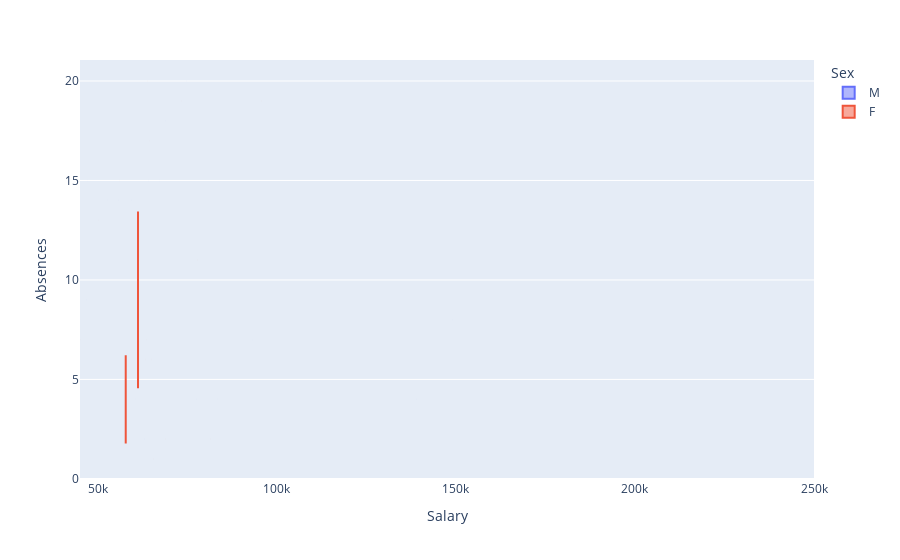

The notebook cell saved with this chart:
### Code cell
fig=px.box(HR,x='Salary',y='Absences',color='Sex',notched=True)
fig.show()

### Figure 1 — Plotly figure (JSON) as saved in the notebook; plotly's stock layout.template omitted (floating-point values rounded to 4 significant figures; data arrays with more than 128 entries replaced by an {"elided": "..."} marker saying what was removed)
{"data": [{"alignmentgroup": "True", "hovertemplate": "Sex=M <br>Salary=%{x}<br>Absences=%{y}<extra></extra>", "legendgroup": "M ", "marker": {"color": "#636efa"}, "name": "M ", "notched": true, "offsetgroup": "M ", "orientation": "v", "showlegend": true, "type": "box", "x": {"elided": "135 int values"}, "x0": " ", "xaxis": "x", "y": {"elided": "135 int values"}, "y0": " ", "yaxis": "y"}, {"alignmentgroup": "True", "hovertemplate": "Sex=F<br>Salary=%{x}<br>Absences=%{y}<extra></extra>", "legendgroup": "F", "marker": {"color": "#EF553B"}, "name": "F", "notched": true, "offsetgroup": "F", "orientation": "v", "showlegend": true, "type": "box", "x": {"elided": "176 int values"}, "x0": " ", "xaxis": "x", "y": {"elided": "176 int values"}, "y0": " ", "yaxis": "y"}], "layout": {"boxmode": "group", "legend": {"title": {"text": "Sex"}, "tracegroupgap": 0}, "margin": {"t": 60}, "xaxis": {"anchor": "y", "domain": [0, 1], "title": {"text": "Salary"}}, "yaxis": {"anchor": "x", "domain": [0, 1], "title": {"text": "Absences"}}}}
